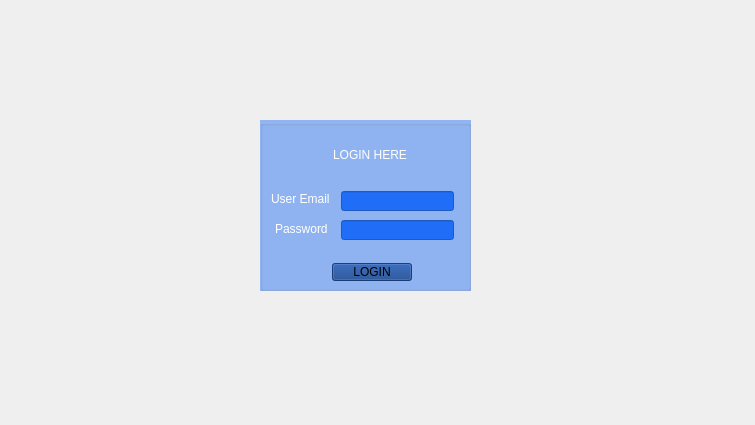
<?xml version="1.0" encoding="UTF-8"?>
<ui version="4.0">
 <class>main</class>
 <widget class="QWidget" name="main">
  <property name="geometry">
   <rect>
    <x>0</x>
    <y>0</y>
    <width>755</width>
    <height>425</height>
   </rect>
  </property>
  <property name="windowTitle">
   <string>Widget</string>
  </property>
  <property name="styleSheet">
   <string notr="true">#main{image: url(:/new/prefix1/1.jpg);}</string>
  </property>
  <widget class="QGroupBox" name="login">
   <property name="geometry">
    <rect>
     <x>260</x>
     <y>120</y>
     <width>211</width>
     <height>171</height>
    </rect>
   </property>
   <property name="styleSheet">
    <string notr="true">#login{background-color: rgba(0, 93, 250, 100);}
</string>
   </property>
   <property name="title">
    <string/>
   </property>
   <widget class="QLabel" name="label">
    <property name="geometry">
     <rect>
      <x>73</x>
      <y>15</y>
      <width>101</width>
      <height>41</height>
     </rect>
    </property>
    <property name="styleSheet">
     <string notr="true">font: 15pt &quot;Comic Sans MS&quot;;
color: rgb(255, 255, 255);</string>
    </property>
    <property name="text">
     <string>LOGIN HERE</string>
    </property>
    <property name="textFormat">
     <enum>Qt::RichText</enum>
    </property>
    <property name="scaledContents">
     <bool>false</bool>
    </property>
    <property name="wordWrap">
     <bool>false</bool>
    </property>
    <property name="openExternalLinks">
     <bool>false</bool>
    </property>
   </widget>
   <widget class="QLabel" name="label_3">
    <property name="geometry">
     <rect>
      <x>11</x>
      <y>59</y>
      <width>61</width>
      <height>41</height>
     </rect>
    </property>
    <property name="styleSheet">
     <string notr="true">font: 12pt &quot;Comic Sans MS&quot;;
color: rgb(255, 255, 255);</string>
    </property>
    <property name="text">
     <string>User Email</string>
    </property>
    <property name="textFormat">
     <enum>Qt::RichText</enum>
    </property>
    <property name="scaledContents">
     <bool>false</bool>
    </property>
    <property name="wordWrap">
     <bool>false</bool>
    </property>
    <property name="openExternalLinks">
     <bool>false</bool>
    </property>
   </widget>
   <widget class="QLabel" name="label_4">
    <property name="geometry">
     <rect>
      <x>15</x>
      <y>89</y>
      <width>60</width>
      <height>41</height>
     </rect>
    </property>
    <property name="styleSheet">
     <string notr="true">font: 12pt &quot;Comic Sans MS&quot;;
color: rgb(255, 255, 255);</string>
    </property>
    <property name="text">
     <string>Password</string>
    </property>
    <property name="textFormat">
     <enum>Qt::RichText</enum>
    </property>
    <property name="scaledContents">
     <bool>false</bool>
    </property>
    <property name="wordWrap">
     <bool>false</bool>
    </property>
    <property name="openExternalLinks">
     <bool>false</bool>
    </property>
   </widget>
   <widget class="QPushButton" name="pushButton">
    <property name="geometry">
     <rect>
      <x>72</x>
      <y>143</y>
      <width>80</width>
      <height>18</height>
     </rect>
    </property>
    <property name="styleSheet">
     <string notr="true">font: 700 9pt &quot;System&quot;;
background-color: rgba(12, 57, 134, 200);</string>
    </property>
    <property name="text">
     <string>LOGIN</string>
    </property>
   </widget>
   <widget class="QLineEdit" name="lineEdit">
    <property name="geometry">
     <rect>
      <x>81</x>
      <y>71</y>
      <width>113</width>
      <height>20</height>
     </rect>
    </property>
    <property name="styleSheet">
     <string notr="true">background-color: rgba(1, 91, 249, 200);</string>
    </property>
    <property name="text">
     <string/>
    </property>
   </widget>
   <widget class="QLineEdit" name="lineEdit_2">
    <property name="geometry">
     <rect>
      <x>81</x>
      <y>100</y>
      <width>113</width>
      <height>20</height>
     </rect>
    </property>
    <property name="styleSheet">
     <string notr="true">background-color: rgba(1, 91, 249, 200);</string>
    </property>
   </widget>
  </widget>
 </widget>
 <resources/>
 <connections/>
</ui>
